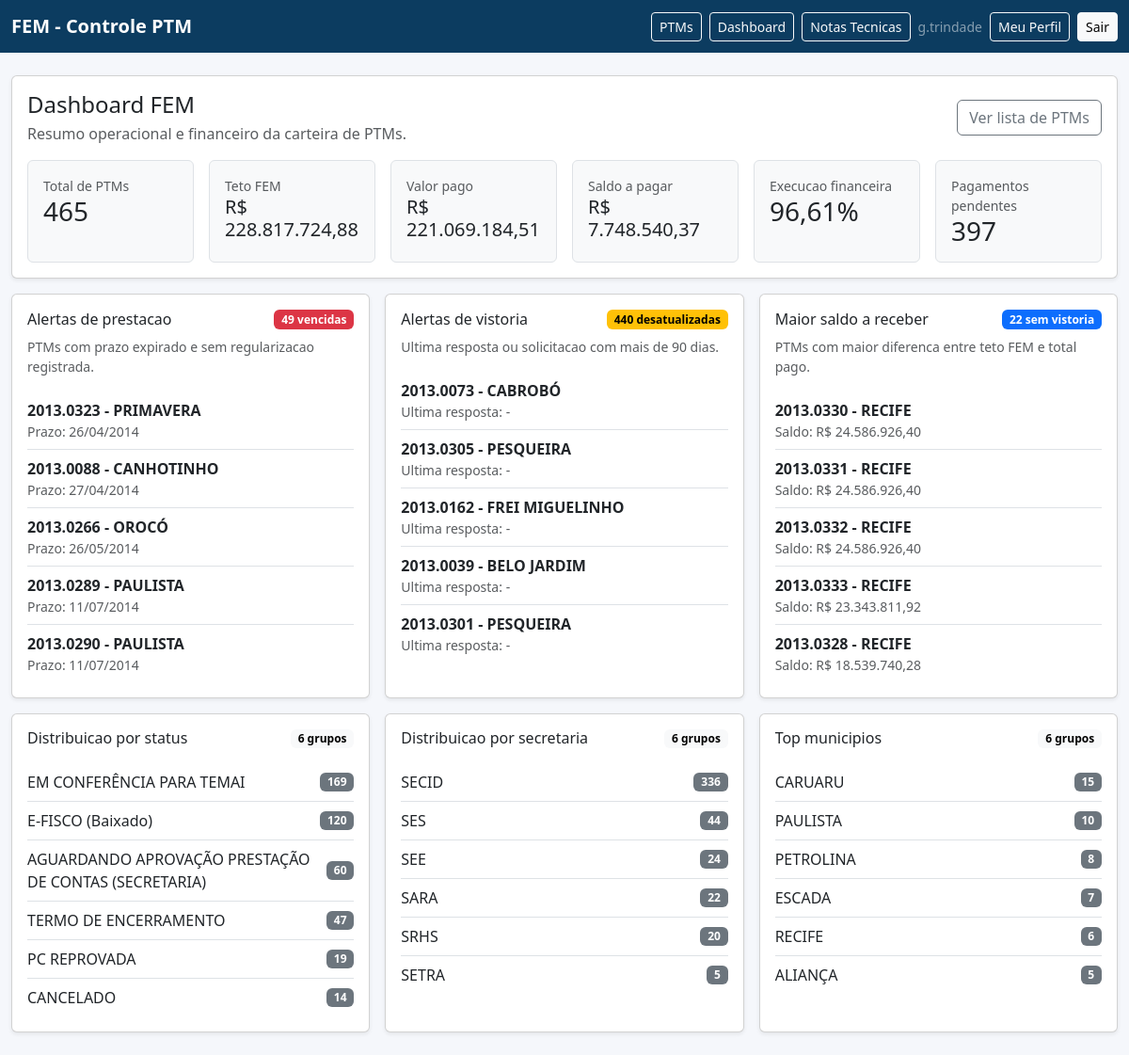
The page /dashboard/ (signed in) on the database its author committed.
### prestacao_contas/models.py (models this page shows, shortened)
class PrestacaoContaPTM(TimestampedModel):
    ptm = models.OneToOneField(PTM, on_delete=models.CASCADE, related_name="prestacao_conta")
    prazo_contas = models.DateField(null=True, blank=True)
    data_prestacao = models.DateField(null=True, blank=True)
    situacao = models.CharField(max_length=255, blank=True)
    class Meta:
        ordering = ("ptm",)

### ptms/models.py (models this page shows, shortened)
class PTM(TimestampedModel):
    ordem = models.CharField(max_length=30, unique=True)
    regiao = models.CharField(max_length=120)
    municipio = models.CharField(max_length=120)
    projeto = models.TextField()
    projeto_detalhado = models.TextField(blank=True)
    tipo_fem = models.ForeignKey(TipoFEM, on_delete=models.PROTECT)
    status_ptm_atual = models.ForeignKey(
        StatusPTM,
        on_delete=models.PROTECT,
        related_name="ptms_status_ptm",
        null=True,
        blank=True,
    )
    status_obra_atual = models.ForeignKey(
        StatusObra,
        on_delete=models.PROTECT,
        related_name="ptms_status_obra",
        null=True,
        blank=True,
    )
    data_final = models.DateField(null=True, blank=True)
    data_aprovacao = models.DateField(null=True, blank=True)
    teto_fem = models.DecimalField(max_digits=14, decimal_places=2, default=Decimal("0.00"))
    investimento_total = models.DecimalField(max_digits=14, decimal_places=2, default=Decimal("0.00"))
    recurso_fem = models.DecimalField(max_digits=14, decimal_places=2, default=Decimal("0.00"))
    rendimentos_fem = models.DecimalField(max_digits=14, decimal_places=2, default=Decimal("0.00"))
    contrapartida = models.DecimalField(max_digits=14, decimal_places=2, default=Decimal("0.00"))
    ressalva = models.TextField(blank=True)
    secretaria = models.ForeignKey(Secretaria, on_delete=models.PROTECT, null=True, blank=True)
    area_investimento = models.ForeignKey(AreaInvestimento, on_delete=models.PROTECT, null=True, blank=True)
    conta_ptm = models.CharField(max_length=50, blank=True)
    descricao = models.TextField(blank=True)
    codigo_acesso_publico = models.CharField(max_length=64, unique=True, null=True, blank=True)
    status_analise_documentacao = models.ForeignKey(
        StatusAnaliseDocumentacao,
        on_delete=models.PROTECT,
        related_name="ptms_status_analise_documentacao",
        null=True,
        blank=True,
    )
    populacao_beneficiada = models.PositiveIntegerField(null=True, blank=True)
    class Meta:
        ordering = ("ordem",)

### core/models.py (models this page shows, shortened)
class NomeCatalogo(TimestampedModel):
    nome = models.CharField(max_length=255, unique=True)
    ativo = models.BooleanField(default=True)
    class Meta:
        abstract = True
        ordering = ("nome",)

class StatusPTM(NomeCatalogo):
    pass

class Secretaria(NomeCatalogo):
    pass

### ptms/views.py (the view)
# urls.py: path('dashboard/', DashboardView.as_view(), name='dashboard'),
class DashboardView(TemplateView):
    template_name = "ptms/dashboard.html"
    def get_context_data(self, **kwargs):
        context = super().get_context_data(**kwargs)
        context.update(_build_dashboard_context())
        return context

### core/templatetags/number_formats.py (called while the page is built)
@register.filter
def moeda_br(value):
    if value in (None, ""):
        return "-"
    return number_format(value, decimal_pos=2, use_l10n=True, force_grouping=True)

### templates/ptms/dashboard.html (shortened to what this page needs)
{% extends "base.html" %}
{% load number_formats %}
{% block content %}
<div class="card shadow-sm mb-3">
  <div class="card-body">
    <div class="d-flex justify-content-between align-items-center flex-wrap gap-2 mb-3">
      <div>
        <h1 class="h4 mb-1">Dashboard FEM</h1>
        <p class="text-muted mb-0">Resumo operacional e financeiro da carteira de PTMs.</p>
      </div>
      <a class="btn btn-outline-secondary" href="{% url 'ptm_list' %}">Ver lista de PTMs</a>
    </div>
    <div class="row g-3">
      <div class="col-12 col-sm-6 col-xl-2">
        <div class="border rounded p-3 h-100 bg-light">
          <div class="small text-muted">Total de PTMs</div>
          <div class="h3 mb-0">{{ kpi_total_ptms }}</div>
        </div>
      </div>
      <div class="col-12 col-sm-6 col-xl-2">
        <div class="border rounded p-3 h-100 bg-light">
          <div class="small text-muted">Teto FEM</div>
          <div class="h5 mb-0">R$ {{ kpi_total_teto_fem|moeda_br }}</div>
        </div>
      </div>
      <div class="col-12 col-sm-6 col-xl-2">
        <div class="border rounded p-3 h-100 bg-light">
          <div class="small text-muted">Valor pago</div>
          <div class="h5 mb-0">R$ {{ kpi_total_pago|moeda_br }}</div>
        </div>
      </div>
      <div class="col-12 col-sm-6 col-xl-2">
        <div class="border rounded p-3 h-100 bg-light">
          <div class="small text-muted">Saldo a pagar</div>
          <div class="h5 mb-0">R$ {{ kpi_total_saldo|moeda_br }}</div>
        </div>
      </div>
      <div class="col-12 col-sm-6 col-xl-2">
        <div class="border rounded p-3 h-100 bg-light">
          <div class="small text-muted">Execucao financeira</div>
          <div class="h3 mb-0">{{ kpi_execucao_financeira_pct }}%</div>
        </div>
      </div>
      <div class="col-12 col-sm-6 col-xl-2">
        <div class="border rounded p-3 h-100 bg-light">
          <div class="small text-muted">Pagamentos pendentes</div>
          <div class="h3 mb-0">{{ kpi_pagamento_pendente }}</div>
        </div>
      </div>
    </div>
  </div>
</div>
<div class="row g-3 mb-3">
  <div class="col-12 col-lg-4">
    <div class="card shadow-sm h-100">
      <div class="card-body">
        <div class="d-flex justify-content-between align-items-center mb-2">
          <h2 class="h6 mb-0">Alertas de prestacao</h2>
          <span class="badge text-bg-danger">{{ kpi_prestacao_vencida }} vencidas</span>
        </div>
        <div class="small text-muted mb-3">PTMs com prazo expirado e sem regularizacao registrada.</div>
        <ul class="list-group list-group-flush">
          {% for item in alertas_prestacao %}
            <li class="list-group-item px-0">
              <div class="fw-semibold">{{ item.ptm.ordem }} - {{ item.ptm.municipio }}</div>
              <div class="small text-muted">Prazo: {{ item.prazo_contas|date:"d/m/Y" }}</div>
            </li>
          {% empty %}
            <li class="list-group-item px-0 text-muted">Nenhuma prestacao vencida.</li>
          {% endfor %}
        </ul>
      </div>
    </div>
  </div>
  <div class="col-12 col-lg-4">
    <div class="card shadow-sm h-100">
      <div class="card-body">
        <div class="d-flex justify-content-between align-items-center mb-2">
          <h2 class="h6 mb-0">Alertas de vistoria</h2>
          <span class="badge text-bg-warning">{{ kpi_vistoria_desatualizada }} desatualizadas</span>
        </div>
        <div class="small text-muted mb-3">Ultima resposta ou solicitacao com mais de 90 dias.</div>
        <ul class="list-group list-group-flush">
          {% for item in alertas_vistoria %}
            <li class="list-group-item px-0">
              <div class="fw-semibold">{{ item.ordem }} - {{ item.municipio }}</div>
              <div class="small text-muted">Ultima resposta: {{ item.ultima_vistoria_resposta|date:"d/m/Y"|default:"-" }}</div>
            </li>
          {% empty %}
            <li class="list-group-item px-0 text-muted">Nenhuma vistoria desatualizada.</li>
          {% endfor %}
        </ul>
      </div>
    </div>
  </div>
  <div class="col-12 col-lg-4">
    <div class="card shadow-sm h-100">
      <div class="card-body">
        <div class="d-flex justify-content-between align-items-center mb-2">
          <h2 class="h6 mb-0">Maior saldo a receber</h2>
          <button
            type="button"
            class="badge text-bg-primary border-0"
            data-bs-toggle="modal"
            data-bs-target="#semVistoriaModal"
          >
            {{ kpi_sem_vistoria }} sem vistoria
          </button>
        </div>
        <div class="small text-muted mb-3">PTMs com maior diferenca entre teto FEM e total pago.</div>
        <ul class="list-group list-group-flush">
          {% for item in alertas_saldo %}
            <li class="list-group-item px-0">
              <div class="fw-semibold">{{ item.ordem }} - {{ item.municipio }}</div>
              <div class="small text-muted">Saldo: R$ {{ item.saldo_receber|moeda_br }}</div>
            </li>
          {% empty %}
            <li class="list-group-item px-0 text-muted">Nenhum saldo pendente identificado.</li>
          {% endfor %}
        </ul>
      </div>
    </div>
  </div>
</div>
<div class="row g-3">
  <div class="col-12 col-lg-4">
    <div class="card shadow-sm h-100">
      <div class="card-body">
        <div class="d-flex justify-content-between align-items-center mb-3">
          <h2 class="h6 mb-0">Distribuicao por status</h2>
          <span class="badge text-bg-light">{{ status_breakdown|length }} grupos</span>
        </div>
        <ul class="list-group list-group-flush">
          {% for item in status_breakdown %}
            <li class="list-group-item px-0 d-flex justify-content-between align-items-center">
              <span>{{ item.status_ptm_atual__nome|default:"Sem status" }}</span>
              <span class="badge text-bg-secondary">{{ item.total }}</span>
            </li>
          {% empty %}
            <li class="list-group-item px-0 text-muted">Sem dados de status.</li>
          {% endfor %}
        </ul>
      </div>
    </div>
  </div>
  <div class="col-12 col-lg-4">
    <div class="card shadow-sm h-100">
      <div class="card-body">
        <div class="d-flex justify-content-between align-items-center mb-3">
          <h2 class="h6 mb-0">Distribuicao por secretaria</h2>
          <span class="badge text-bg-light">{{ secretaria_breakdown|length }} grupos</span>
        </div>
        <ul class="list-group list-group-flush">
          {% for item in secretaria_breakdown %}
            <li class="list-group-item px-0 d-flex justify-content-between align-items-center">
              <span>{{ item.secretaria__nome|default:"Nao informada" }}</span>
              <span class="badge text-bg-secondary">{{ item.total }}</span>
            </li>
          {% empty %}
            <li class="list-group-item px-0 text-muted">Sem dados de secretaria.</li>
          {% endfor %}
        </ul>
      </div>
    </div>
  </div>
  <div class="col-12 col-lg-4">
    <div class="card shadow-sm h-100">
      <div class="card-body">
        <div class="d-flex justify-content-between align-items-center mb-3">
          <h2 class="h6 mb-0">Top municipios</h2>
          <span class="badge text-bg-light">{{ municipio_breakdown|length }} grupos</span>
        </div>
        <ul class="list-group list-group-flush">
          {% for item in municipio_breakdown %}
            <li class="list-group-item px-0 d-flex justify-content-between align-items-center">
              <span>{{ item.municipio|default:"Nao informado" }}</span>
              <span class="badge text-bg-secondary">{{ item.total }}</span>
            </li>
          {% empty %}
            <li class="list-group-item px-0 text-muted">Sem dados de municipio.</li>
          {% endfor %}
        </ul>
      </div>
    </div>
  </div>
</div>
{% endblock %}

### templates/partials/_navbar.html (shortened to what this page needs)
<nav class="navbar navbar-expand-lg navbar-dark" style="background-color:#0c3c60;">
  <div class="container-fluid app-main">
    <a class="navbar-brand fw-semibold" href="{% url 'ptm_list' %}">FEM - Controle PTM</a>
    <div class="d-flex align-items-center gap-2 flex-wrap">
      {% if user.is_authenticated %}
        <a class="btn btn-sm btn-outline-light" href="{% url 'ptm_list' %}">PTMs</a>
        <a class="btn btn-sm btn-outline-light" href="{% url 'dashboard' %}">Dashboard</a>
        <a class="btn btn-sm btn-outline-light" href="{% url 'nota_tecnica_select' %}">Notas Tecnicas</a>
      {% endif %}
      {% if user.is_authenticated %}
        <span class="text-white-50 small">{{ user.username }}</span>
        <a class="btn btn-sm btn-outline-light" href="{% url 'core:profile' %}">Meu Perfil</a>
        <form method="post" action="{% url 'core:logout' %}" class="m-0">
          <button type="submit" class="btn btn-sm btn-light">Sair</button>
        </form>
      {% else %}
        <a class="btn btn-sm btn-light" href="{% url 'core:login' %}">Entrar</a>
      {% endif %}
    </div>
  </div>
</nav>

### templates/partials/_styles.html (style rules this page uses)
body { background: #f5f7fb; }
.app-main { max-width: 1280px; }

### rows shown on the page
PrestacaoContaPTM: ptm.ordem "2013.0323", ptm.municipio "PRIMAVERA", prazo_contas "26/04/2014"
PrestacaoContaPTM: ptm.ordem "2013.0088", ptm.municipio "CANHOTINHO", prazo_contas "27/04/2014"
PrestacaoContaPTM: ptm.ordem "2013.0266", ptm.municipio "OROCÓ", prazo_contas "26/05/2014"
PrestacaoContaPTM: ptm.ordem "2013.0289", ptm.municipio "PAULISTA", prazo_contas "11/07/2014"
PrestacaoContaPTM: ptm.ordem "2013.0290", ptm.municipio "PAULISTA", prazo_contas "11/07/2014"
PTM: ordem "2013.0073", municipio "CABROBÓ", ultima_vistoria_resposta "-"
PTM: ordem "2013.0305", municipio "PESQUEIRA", ultima_vistoria_resposta "-"
PTM: ordem "2013.0162", municipio "FREI MIGUELINHO", ultima_vistoria_resposta "-"
PTM: ordem "2013.0039", municipio "BELO JARDIM", ultima_vistoria_resposta "-"
PTM: ordem "2013.0301", municipio "PESQUEIRA", ultima_vistoria_resposta "-"
PTM: ordem "2013.0330", municipio "RECIFE", saldo_receber|moeda_br "24.586.926,40"
PTM: ordem "2013.0331", municipio "RECIFE", saldo_receber|moeda_br "24.586.926,40"
PTM: ordem "2013.0332", municipio "RECIFE", saldo_receber|moeda_br "24.586.926,40"
PTM: ordem "2013.0333", municipio "RECIFE", saldo_receber|moeda_br "23.343.811,92"
PTM: ordem "2013.0328", municipio "RECIFE", saldo_receber|moeda_br "18.539.740,28"
StatusPTM: status_ptm_atual__nome "EM CONFERÊNCIA PARA TEMAI", total "169"
StatusPTM: status_ptm_atual__nome "E-FISCO (Baixado)", total "120"
StatusPTM: status_ptm_atual__nome "AGUARDANDO APROVAÇÃO PRESTAÇÃO DE CONTAS (SECRETARIA)", total "60"
StatusPTM: status_ptm_atual__nome "TERMO DE ENCERRAMENTO", total "47"
StatusPTM: status_ptm_atual__nome "PC REPROVADA", total "19"
StatusPTM: status_ptm_atual__nome "CANCELADO", total "14"
Secretaria: secretaria__nome "SECID", total "336"
Secretaria: secretaria__nome "SES", total "44"
Secretaria: secretaria__nome "SEE", total "24"
Secretaria: secretaria__nome "SARA", total "22"
Secretaria: secretaria__nome "SRHS", total "20"
Secretaria: secretaria__nome "SETRA", total "5"

### other values the page prints
{{ user.username }} "g.trindade"
{{ kpi_total_ptms }} "465"
{{ kpi_total_teto_fem|moeda_br }} "228.817.724,88"
{{ kpi_total_pago|moeda_br }} "221.069.184,51"
{{ kpi_total_saldo|moeda_br }} "7.748.540,37"
{{ kpi_execucao_financeira_pct }} "96,61"
{{ kpi_pagamento_pendente }} "397"
{{ kpi_prestacao_vencida }} "49"
{{ kpi_vistoria_desatualizada }} "440"
{{ kpi_sem_vistoria }} "22"
{{ status_breakdown|length }} "6"
{{ secretaria_breakdown|length }} "6"
{{ municipio_breakdown|length }} "6"
{{ item.municipio|default:"Nao informado" }} "CARUARU" "PAULISTA" "PETROLINA" "ESCADA" "RECIFE" "ALIANÇA"
{{ item.total }} "15" "10" "8" "7" "6" "5"
